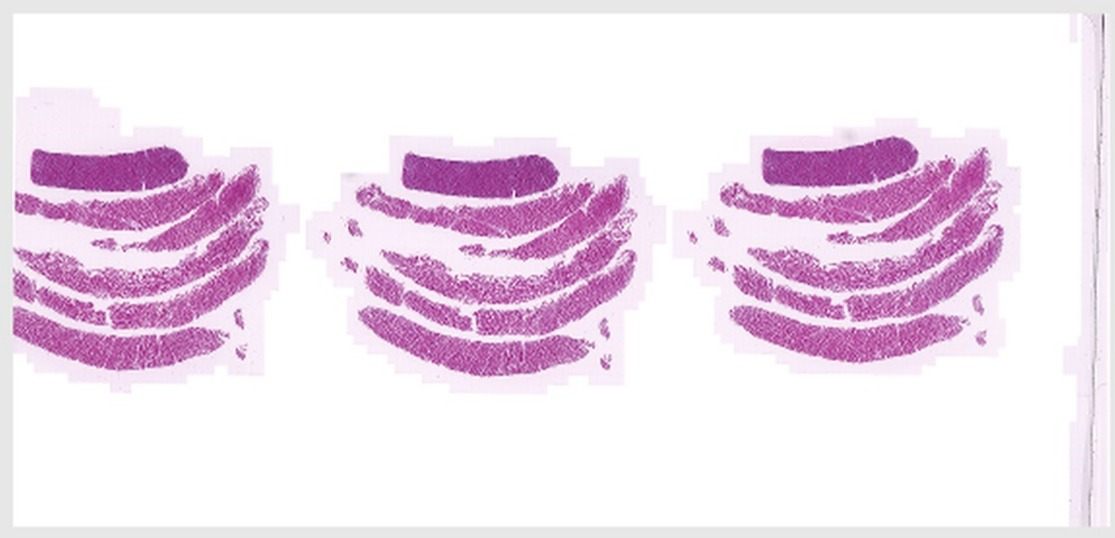
#> input picture imgs/tissue.JPG, 1115 x 538 px
$ python watershed_higra.py
#> lines starting #> are read from the running program, lines starting #| are printed output that depends on the picture
# --- 1. SETUP: Import Libraries and Load Image ---
import higra as hg
import numpy as np
import matplotlib.pyplot as plt
from skimage import io, color, measure
from skimage.filters import threshold_otsu
from skimage.morphology import opening, closing, dilation, disk
from skimage.measure import regionprops
from scipy.ndimage import binary_fill_holes

# Load the image and convert it to grayscale for analysis.
try:
    image_path = 'imgs/tissue.JPG' # Make sure to use the correct path to your image
    color_image = io.imread(image_path)
#> color_image is the input picture: shape (538, 1115, 3); mean R, G, B 239.1, 222.5, 236.7
except FileNotFoundError:
    print(f"Error: The image file was not found at '{image_path}'")
    exit()

gray_image = color.rgb2gray(color_image)
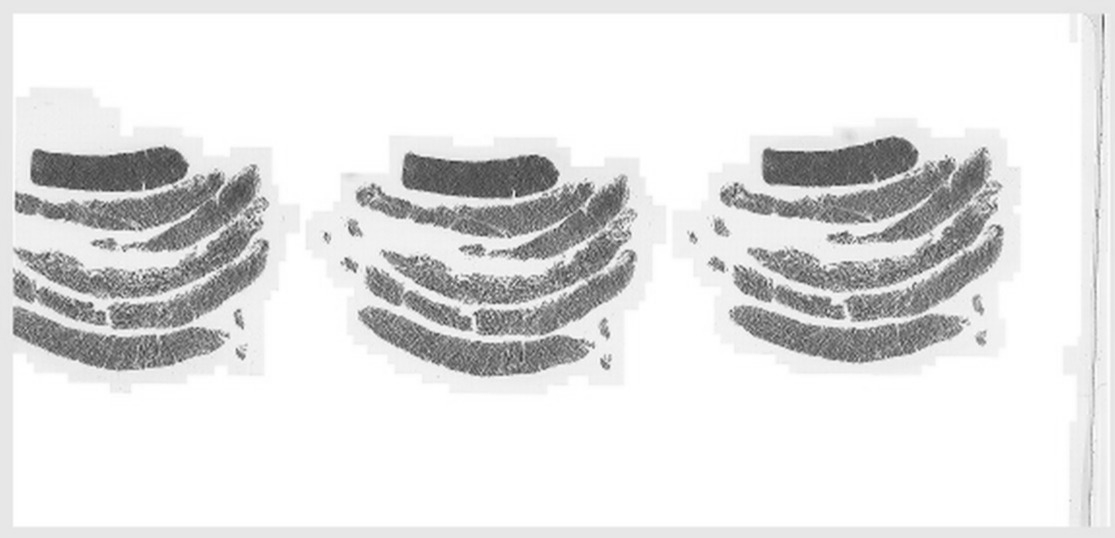
#> gray_image: shape (538, 1115) float64; min 0.162, max 1, mean 0.89


# --- 2. HIGRA SETUP: Create Graph and Edge Weights ---
# This graph and its weights, based on the original image, will be used
# by the final watershed algorithm.
image_size = gray_image.shape
#> image_size = (538, 1115)
#> (the run stopped early here; a loop or call above may not have finished)
